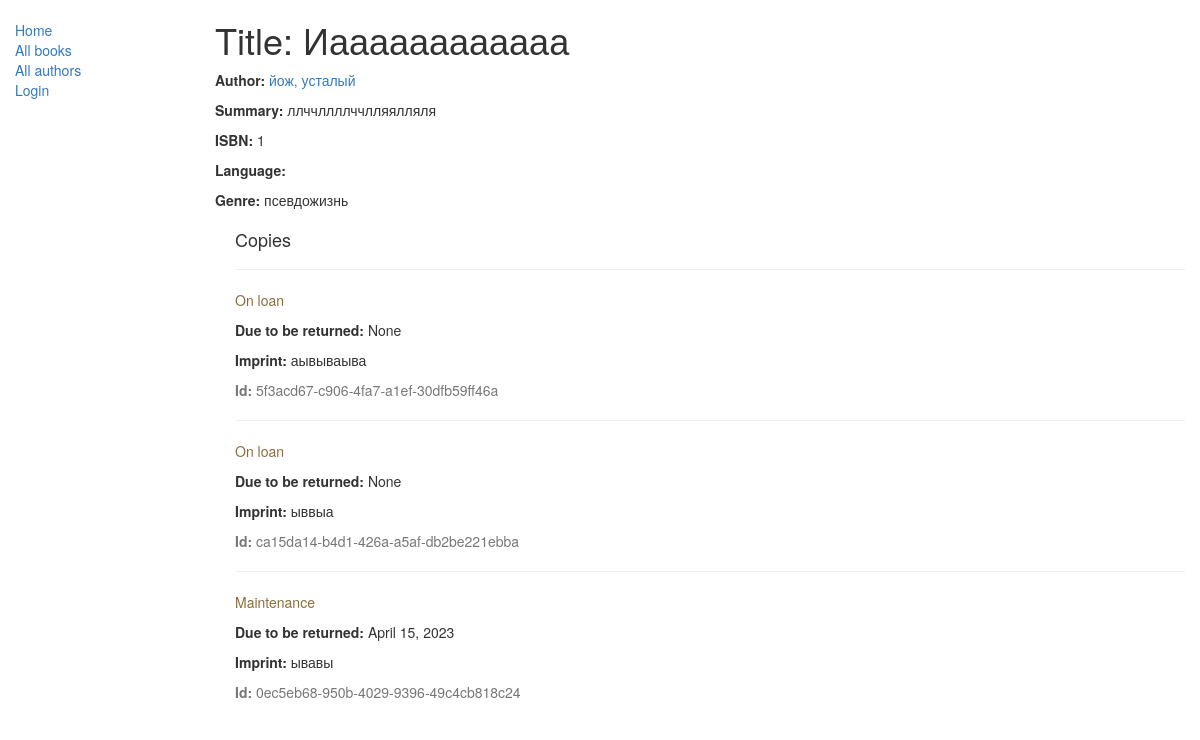
Before: /catalog/book/1 with the older database file.
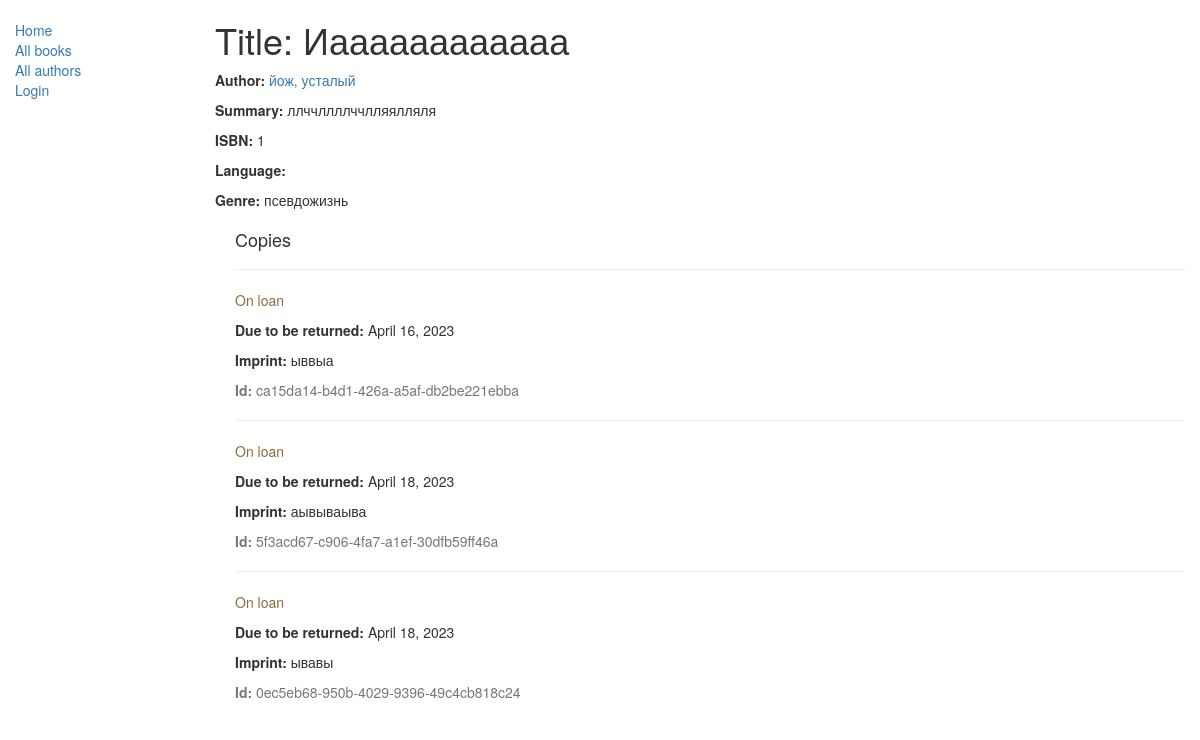
After: the same page with the newer database file.
### catalog/models.py (models this page shows, shortened)
class Book(models.Model):
    title = models.CharField(max_length=200)
    author = models.ForeignKey('Author', on_delete=models.SET_NULL, null=True)
    summary = models.TextField(max_length=1000, help_text="Enter a brief description of the book")
    isbn = models.CharField('ISBN', max_length=13,
                            help_text='13 Character <a href="https://www.isbn-international.org/content/what-isbn">ISBN number</a>')
    genre = models.ManyToManyField(Genre, help_text="Select a genre for this book")
    def display_genre(self):
        """
        Creates a string for the Genre. This is required to display genre in Admin.
        """
        return ', '.join([genre.name for genre in self.genre.all()[:3]])
    display_genre.short_description = 'Genre'

class Author(models.Model):
    first_name = models.CharField(max_length=100)
    last_name = models.CharField(max_length=100)
    date_of_birth = models.DateField(null=True, blank=True)
    date_of_death = models.DateField('Died', null=True, blank=True)
    def __str__(self):
        return '%s, %s' % (self.last_name, self.first_name)

class Genre(models.Model):
    name = models.CharField(max_length=200, help_text="Enter a book genre (e.g. Science Fiction, French Poetry etc.)")
    def __str__(self):
        return self.name

class BookInstance(models.Model):
    id = models.UUIDField(primary_key=True, default=uuid.uuid4,
                          help_text="Unique ID for this particular book across whole library")
    book = models.ForeignKey('Book', on_delete=models.SET_NULL, null=True)
    imprint = models.CharField(max_length=200)
    due_back = models.DateField(null=True, blank=True)
    borrower = models.ForeignKey(User, on_delete=models.SET_NULL, null=True, blank=True)
    LOAN_STATUS = (
        ('m', 'Maintenance'),
        ('o', 'On loan'),
        ('a', 'Available'),
        ('r', 'Reserved'),
    )
    status = models.CharField(max_length=1, choices=LOAN_STATUS, blank=True, default='m',
                              help_text='Book availability')
    class Meta:
        ordering = ["due_back"]
        permissions = (("can_mark_returned", "Set book as returned"),)

### catalog/views.py (the view)
# urls.py: re_path(r'^book/(?P<pk>\d+)$', views.BookDetailView.as_view(), name='book-detail'),
class BookDetailView(generic.DetailView):
    model = Book

### catalog/templates/catalog/book_detail.html
{% extends "base_generic.html" %}
{% block content %}
  <h1>Title: {{ book.title }}</h1>
  <p><strong>Author:</strong> <a href="">{{ book.author }}</a></p>
  <p><strong>Summary:</strong> {{ book.summary }}</p>
  <p><strong>ISBN:</strong> {{ book.isbn }}</p>
  <p><strong>Language:</strong> {{ book.language }}</p>
  <p><strong>Genre:</strong> {% for genre in book.genre.all %} {{ genre }}{% if not forloop.last %}, {% endif %}{% endfor %}</p>
  <div style="margin-left:20px;margin-top:20px">
    <h4>Copies</h4>
    {% for copy in book.bookinstance_set.all %}
    <hr>
    <p class="{% if copy.status == 'a' %}text-success{% elif copy.status == 'd' %}text-danger{% else %}text-warning{% endif %}">{{ copy.get_status_display }}</p>
    {% if copy.status != 'a' %}<p><strong>Due to be returned:</strong> {{copy.due_back}}</p>{% endif %}
    <p><strong>Imprint:</strong> {{copy.imprint}}</p>
    <p class="text-muted"><strong>Id:</strong> {{copy.id}}</p>
    {% endfor %}
  </div>
{% endblock %}

### catalog/templates/base_generic.html (shortened to what this page needs)
<!DOCTYPE html>
<html lang="en">
<head>
  <link rel="stylesheet" href="https://maxcdn.bootstrapcdn.com/bootstrap/3.3.7/css/bootstrap.min.css">
  {% load static %}
  <link rel="stylesheet" href="{% static 'css/styles.css' %}">
</head>
<body>
  <div class="container-fluid">
    <div class="row">
      <div class="col-sm-2">
      {% block sidebar %}
      <ul class="sidebar-nav">
          <li><a href="{% url 'index' %}">Home</a></li>
          <li><a href="{% url 'books' %}">All books</a></li>
          <li><a href="">All authors</a></li>
             {% if user.is_authenticated %}
         <li>User: {{ user.get_username }}</li>
          <li><a href="{% url 'my-borrowed' %}">My Borrowed</a></li>
         <li><a href="{% url 'logout'%}?next={{request.path}}">Logout</a></li>
       {% else %}
         <li><a href="{% url 'login'%}?next={{request.path}}">Login</a></li>
       {% endif %}
      </ul>
     {% endblock %}
      </div>
      <div class="col-sm-10 ">
      {% block content %}{% endblock %}
      </div>
    </div>
  </div>
</body>
</html>

### catalog/static/css/styles.css (style rules this page uses)
.sidebar-nav { margin-top: 20px; padding: 0; list-style: none; }

Changed rows visible on the page:
changed BookInstance "ыввыа": due_back "None" → "April 16, 2023"; moves up the list
changed BookInstance "аывываыва": due_back "None" → "April 18, 2023"
changed BookInstance "ывавы": status "Maintenance" → "On loan"; due_back "April 15, 2023" → "April 18, 2023"
